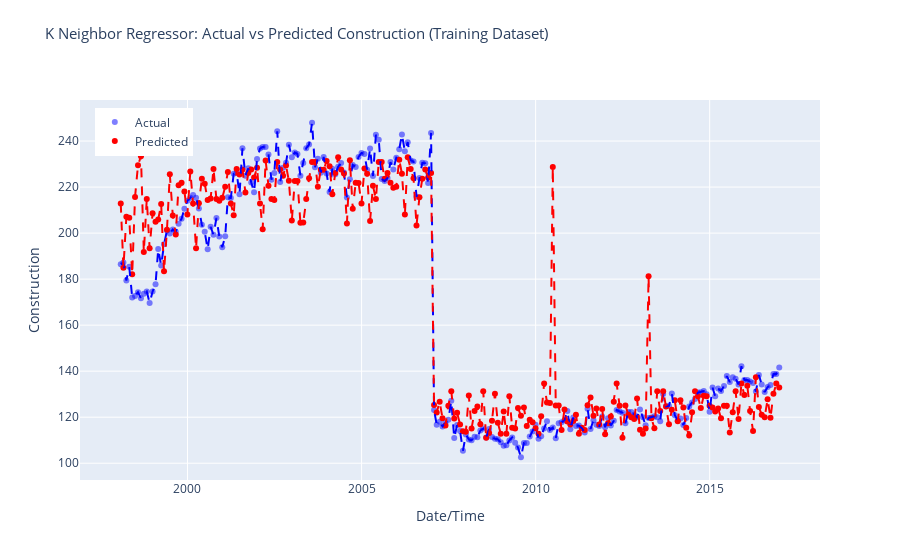

Notebook cell for this chart:
### Code cell
# Make predictions on the test dataset
predictions = pycr.predict_model(model_tuned, data = train_data)
predictions.head()

r2 = r2_score(predictions['Construction'], predictions['prediction_label'])
print('R-squared (R2) Score:', r2)

# Sort predictions DataFrame by index
predictions.sort_index(inplace=True)

# Create Plotly figure
fig = make_subplots(rows=1, cols=1, shared_xaxes=True, shared_yaxes=True)

# Add scatter plot for actual values
fig.add_trace(go.Scatter(x=predictions.index, y=predictions['Construction'],
                         mode='markers', marker=dict(color='blue', opacity=0.5),
                         name='Actual'), row=1, col=1)

# Add scatter plot for predicted values
fig.add_trace(go.Scatter(x=predictions.index, y=predictions['prediction_label'],
                         mode='markers', marker=dict(color='red'),
                         name='Predicted'), row=1, col=1)

# Add lines for sorted actual values
fig.add_trace(go.Scatter(x=predictions.index, y=predictions['Construction'].sort_index(),
                         mode='lines', line=dict(color='blue', dash='dash'),
                         showlegend=False), row=1, col=1)

# Add lines for sorted predicted values
fig.add_trace(go.Scatter(x=predictions.index, y=predictions['prediction_label'].sort_index(),
                         mode='lines', line=dict(color='red', dash='dash'),
                         showlegend=False), row=1, col=1)

fig.update_layout(title_text='K Neighbor Regressor: Actual vs Predicted Construction (Training Dataset)',
                  title_font_size=15, title_y=0.95,  # Adjusted title_y value
                  xaxis_title='Date/Time', yaxis_title='Construction',
                  legend=dict(x=0.02, y=0.98),
                  grid=dict(rows=1, columns=1, ygap=0.2))

# Show interactive plot
fig.show()

### Figure 1 — Plotly figure (JSON) as saved in the notebook; plotly's stock layout.template omitted (floating-point values rounded to 4 significant figures; data arrays with more than 128 entries replaced by an {"elided": "..."} marker saying what was removed)
{"data": [{"marker": {"color": "blue", "opacity": 0.5}, "mode": "markers", "name": "Actual", "type": "scatter", "x": {"elided": "228 str values"}, "xaxis": "x", "y": {"elided": "228 float values"}, "yaxis": "y"}, {"marker": {"color": "red"}, "mode": "markers", "name": "Predicted", "type": "scatter", "x": {"elided": "228 str values"}, "xaxis": "x", "y": {"elided": "228 float values"}, "yaxis": "y"}, {"line": {"color": "blue", "dash": "dash"}, "mode": "lines", "showlegend": false, "type": "scatter", "x": {"elided": "228 str values"}, "xaxis": "x", "y": {"elided": "228 float values"}, "yaxis": "y"}, {"line": {"color": "red", "dash": "dash"}, "mode": "lines", "showlegend": false, "type": "scatter", "x": {"elided": "228 str values"}, "xaxis": "x", "y": {"elided": "228 float values"}, "yaxis": "y"}], "layout": {"grid": {"columns": 1, "rows": 1, "ygap": 0.2}, "legend": {"x": 0.02, "y": 0.98}, "title": {"font": {"size": 15}, "text": "K Neighbor Regressor: Actual vs Predicted Construction (Training Dataset)", "y": 0.95}, "xaxis": {"anchor": "y", "domain": [0, 1], "title": {"text": "Date/Time"}}, "yaxis": {"anchor": "x", "domain": [0, 1], "title": {"text": "Construction"}}}}
